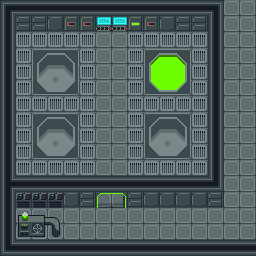

Tiled map render using the project's own tile images. Description and the map definition, with tile-layer contents summarised, below:
An orthogonal 16x16 tile map with 16x16 px tiles, 3 tile layers (Graphics, Foreground, Background) and 11 objects.

<map version="1.4" tiledversion="1.4.2" orientation="orthogonal" renderorder="right-down" width="16" height="16" tilewidth="16" tileheight="16" infinite="0" nextlayerid="5" nextobjectid="37">
 <tileset firstgid="1" source="industrial-sprite-sheet-DeadEnd-LMZ.tsx" />
 <layer id="1" name="Graphics" width="16" height="16">
  <data>[256 cells, 256 non-empty, 42 distinct tile ids]</data>
 </layer>
 <layer id="4" name="Foreground" width="16" height="16">
  <data>[256 cells, 2 non-empty, 1 distinct tile ids]</data>
 </layer>
 <objectgroup id="2" name="Collision">
  <object id="18" x="0" y="0.830339" width="16" height="239.17" />
  <object id="20" x="0" y="240" width="256" height="16" />
  <object id="21" x="128" y="176" width="96" height="24" />
  <object id="22" x="16" y="176" width="80" height="24" />
  <object id="23" x="208" y="0" width="16" height="176" />
  <object id="24" x="15.9681" y="0" width="192.032" height="24" />
  <object id="31" x="32" y="48" width="48" height="40" />
  <object id="32" x="144" y="48" width="48" height="40" />
  <object id="33" x="32" y="112" width="48" height="40" />
  <object id="34" x="144" y="112" width="48" height="40" />
  <object id="35" x="16" y="208" width="48" height="32" />
 </objectgroup>
 <layer id="3" name="Background" width="16" height="16">
  <data>[256 cells, 0 non-empty, 0 distinct tile ids]</data>
 </layer>
</map>